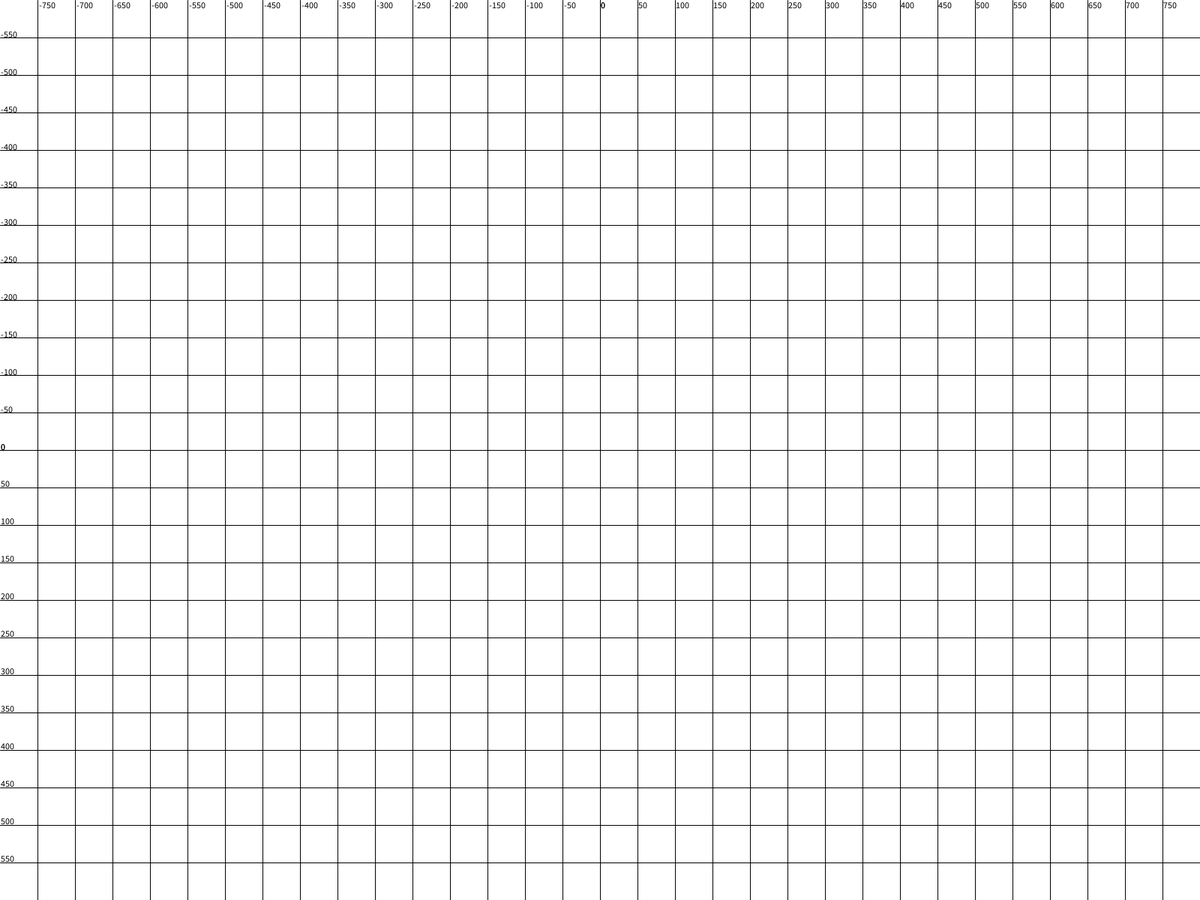
Frame 1 (no input)
Frame 60 (the mouse pressed at the canvas centre just before this capture): identical to frame 1, image omitted
Frame 120 (the mouse held since frame 60 and released just before this capture): identical to frame 1, image omitted

The Processing sketch that drew this single still picture (run headless with seeded random() and noise(); from frame 60 on, the mouse is pressed at the canvas centre):

// Processing sketch: sketch_180810a
// ── sketch_180810a.pde
void setup() {
  fullScreen();
  background(255);
  translate(width/2, height/2);
  
  fill(0);
  for (int i = 0; i < width/2; i += 50) {
    line(i, -height/2, i, height/2);
    text(i, i + 1, 10 - (height/2));
  }  
  for (int i = 0; i > -width/2; i -= 50) {
    line(i, -height/2, i, height/2);
    text(i, i + 1, 10 - (height/2));
  }  
  for (int i = 0; i < height/2; i += 50) {
    line(-width/2, i, width/2, i);
    text(i, 0 - (width/2), i - 1);
  }  
  for (int i = 0; i > -height/2; i -= 50) {
    line(-width/2, i, width/2, i);
    text(i, 0 - (width/2), i - 1);
  }  
}

void draw() {
}

void mousePressed() {
  ellipse(mouseX, mouseY, 4, 4);
  text( "x: " + (mouseX - width/2) + " y: " + (mouseY - height/2), mouseX + 2, mouseY );  
}
